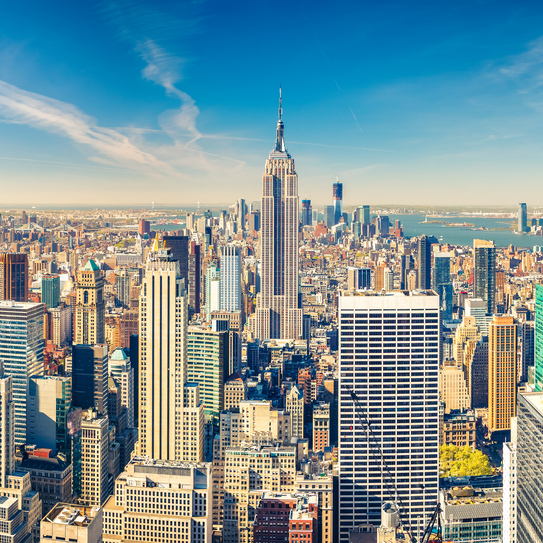
#> input picture 1_openCV_Computer_Vision/10_blurring(smoothing)/NYC.jpg, 543 x 543 px
$ python '10_blurring(smoothing).py'
#> lines starting #> are read from the running program, lines starting #| are printed output that depends on the picture
# -*- coding: utf-8 -*-
"""
Created on Thu Mar 20 19:03:32 2025

@author: Orhan
"""

import cv2
import matplotlib.pyplot as plt
import numpy as np

import warnings
warnings.filterwarnings("ignore")


# blurring(detayı azaltır)
# Blur images with various low pass filters
img = cv2.imread("NYC.jpg")
#> img is the input picture: shape (543, 543, 3); mean B, G, R 150.2, 146.3, 122.6
img = cv2.cvtColor(img, cv2.COLOR_BGR2RGB)
plt.figure()
plt.imshow(img)
plt.axis("off")
plt.title("Orjinal Görüntü")


"""
Averaging

"""
# https://docs.opencv.org/master/d4/d86/group__imgproc__filter.html#ga8c45db9afe636703801b0b2e440fce37
dst2 = cv2.blur(img, ksize = (3,3))
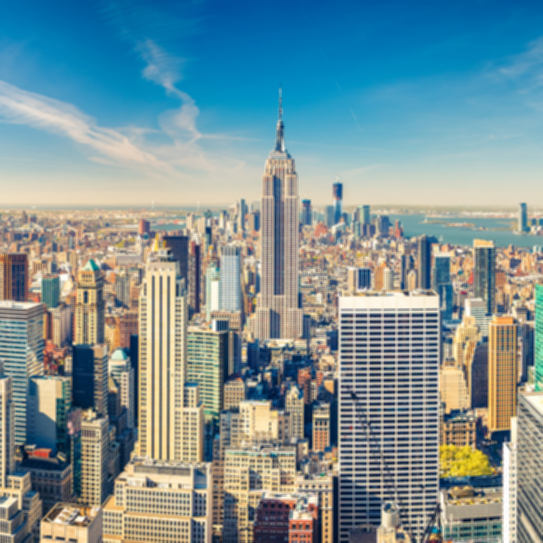
#> dst2: shape (543, 543, 3); mean R, G, B 122.7, 146.3, 150.2
plt.figure()
plt.imshow(dst2)
plt.axis("off")
plt.title("Averaging Blurring")


"""Gaussian Blurring

Gaussian blurring is highly effective in removing Gaussian noise from an image.

"""
# https://docs.opencv.org/master/d4/d86/group__imgproc__filter.html#gac05a120c1ae92a6060dd0db190a61afa
gb = cv2.GaussianBlur(img, ksize = (3,3), sigmaX = 7)
plt.figure()
plt.imshow(gb)
plt.axis("off")
plt.title("Gauss Blurring")


"""
Median Blurring: This is highly effective against salt-and-pepper noise in an image.

"""

# https://docs.opencv.org/master/d4/d86/group__imgproc__filter.html#ga564869aa33e58769b4469101aac458f9
mb = cv2.medianBlur(img, ksize = 3)
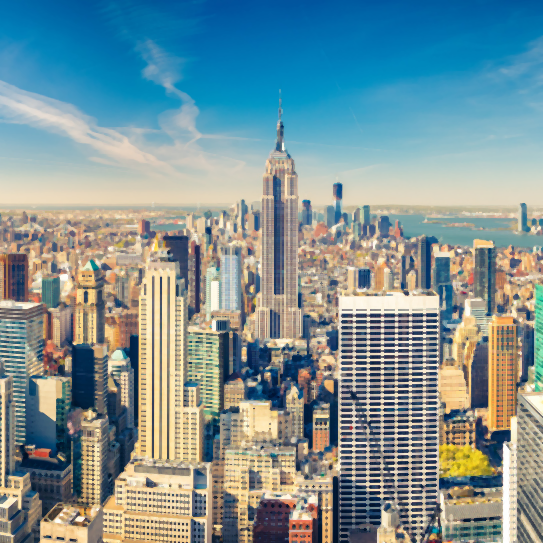
#> mb: shape (543, 543, 3); mean R, G, B 124.2, 146.9, 150
plt.figure()
plt.imshow(mb)
plt.axis("off")
plt.title("Median Blurring")

def gaussianNoise(image):

    row,col,ch= image.shape
    mean = 0
    var = 0.05
    sigma = var**0.5
    gauss = np.random.normal(mean,sigma,(row,col,ch))
    gauss = gauss.reshape(row,col,ch)
    noisy = image + gauss

    return noisy

def saltPepperNoise(image):
    row,col,ch = image.shape
    s_vs_p = 0.5
    amount = 0.004
    noisy = np.copy(image)
    # Salt mode
    num_salt = np.ceil(amount * image.size * s_vs_p)
    coords = [np.random.randint(0, i - 1, int(num_salt)) for i in image.shape]
    noisy[coords] = 1

    # Pepper mode
    num_pepper = np.ceil(amount* image.size * (1. - s_vs_p))
    coords = [np.random.randint(0, i - 1, int(num_pepper)) for i in image.shape]
    noisy[coords] = 0

    return noisy

img = cv2.imread("NYC.jpg")
img= cv2.cvtColor(img, cv2.COLOR_BGR2RGB)/255
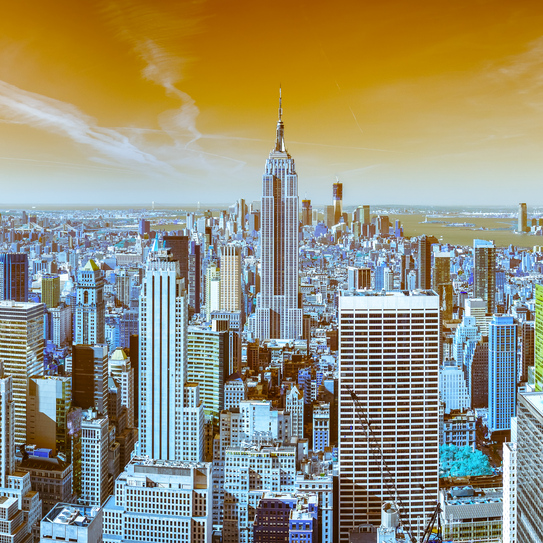
#> img: shape (543, 543, 3) float64; mean B, G, R 0.481, 0.574, 0.589
plt.figure()
plt.imshow(img)
plt.axis("off")
plt.title("Original Image")

gaussianNoisyImage = gaussianNoise(img)
#> in gaussianNoise, `noisy = image + gauss`:
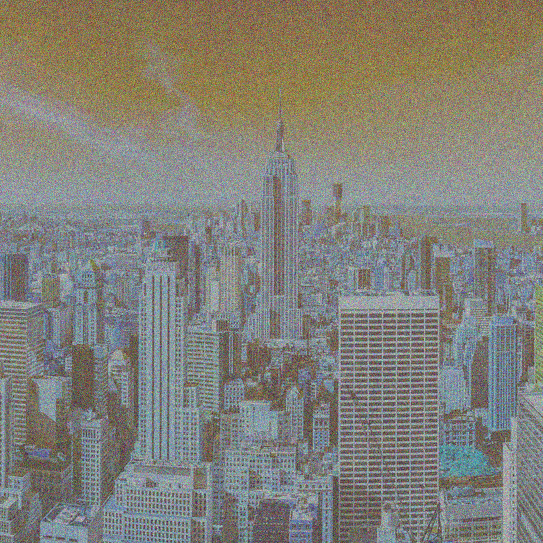
#> noisy: shape (543, 543, 3) float64; mean B, G, R 0.482, 0.574, 0.589; drawn with min black and max white
plt.figure()
plt.imshow(gaussianNoisyImage)
plt.axis("off")
plt.title("Image with Gaussian Noise")

spImage = saltPepperNoise(img)
#> in saltPepperNoise, `noisy[coords] = 0`:
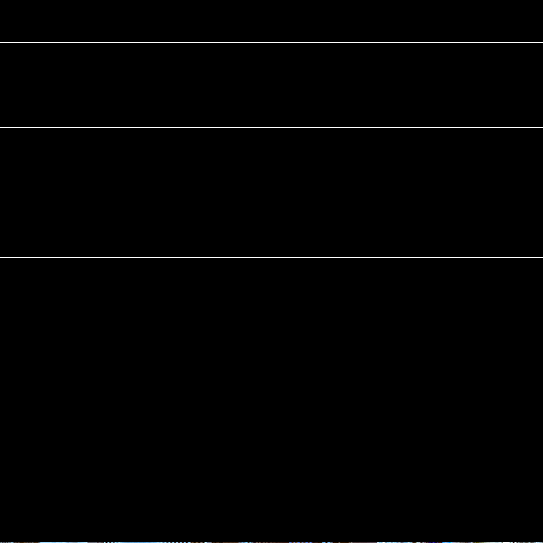
#> noisy: shape (543, 543, 3) float64; mean B, G, R 0.00651, 0.0064, 0.00629
plt.figure()
plt.imshow(spImage)
plt.axis("off")
plt.title("Image with Salt and Pepper Noise")


# gaussian blurring
gb = cv2.GaussianBlur(gaussianNoisyImage, ksize = (3,3), sigmaX = 7)
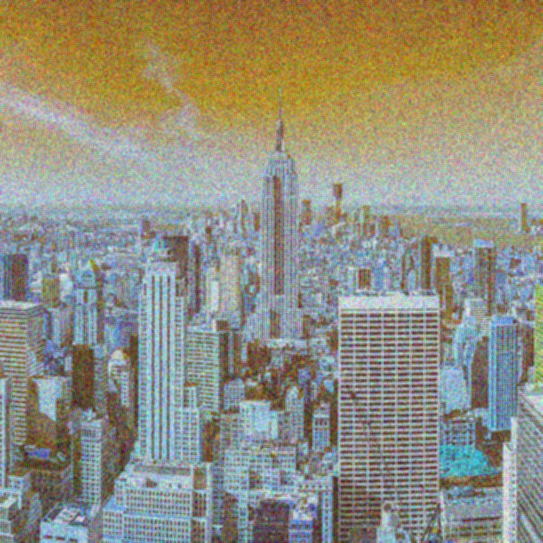
#> gb: shape (543, 543, 3) float64; mean B, G, R 0.482, 0.574, 0.589; drawn with min black and max white
plt.figure()
plt.imshow(gb)
plt.axis("off")
plt.title("Image with Gaussian Blurring")

# median blurring
mb = cv2.medianBlur(spImage.astype(np.float32), ksize = 3)
plt.figure()
plt.imshow(mb)
plt.axis("off")
plt.title("Image with Median Blurring")
#> figure, not shown here; B, G, R data is drawn as R, G, B
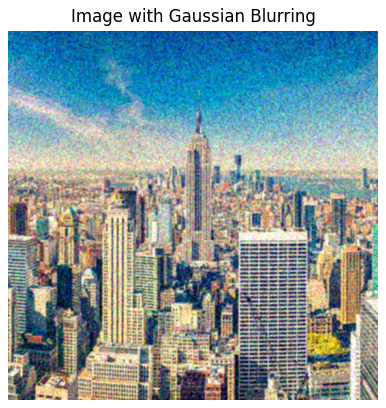
#> figure drawn by matplotlib, 1 panel; B, G, R data is drawn as R, G, B
